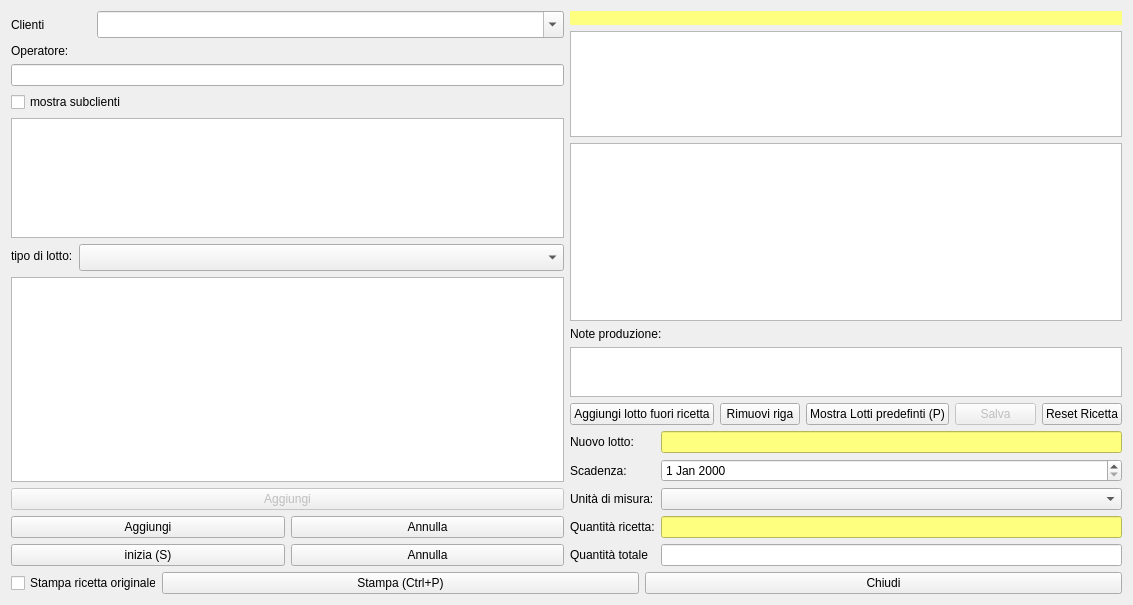
<?xml version="1.0" encoding="UTF-8"?>
<ui version="4.0">
 <class>HProduction</class>
 <widget class="QWidget" name="HProduction">
  <property name="windowModality">
   <enum>Qt::NonModal</enum>
  </property>
  <property name="enabled">
   <bool>true</bool>
  </property>
  <property name="geometry">
   <rect>
    <x>0</x>
    <y>0</y>
    <width>1133</width>
    <height>605</height>
   </rect>
  </property>
  <property name="windowTitle">
   <string>Produzione</string>
  </property>
  <property name="windowIcon">
   <iconset resource="icons.qrc">
    <normaloff>:/Resources/Gears.PNG</normaloff>:/Resources/Gears.PNG</iconset>
  </property>
  <layout class="QVBoxLayout" name="verticalLayout_6">
   <item>
    <layout class="QHBoxLayout" name="horizontalLayout_7">
     <item>
      <layout class="QVBoxLayout" name="verticalLayout">
       <item>
        <layout class="QHBoxLayout" name="horizontalLayout_6">
         <item>
          <widget class="QLabel" name="label_8">
           <property name="minimumSize">
            <size>
             <width>65</width>
             <height>0</height>
            </size>
           </property>
           <property name="maximumSize">
            <size>
             <width>80</width>
             <height>16777215</height>
            </size>
           </property>
           <property name="text">
            <string>Clienti</string>
           </property>
          </widget>
         </item>
         <item>
          <widget class="QComboBox" name="cbClienti">
           <property name="minimumSize">
            <size>
             <width>150</width>
             <height>0</height>
            </size>
           </property>
           <property name="font">
            <font>
             <pointsize>12</pointsize>
            </font>
           </property>
           <property name="editable">
            <bool>true</bool>
           </property>
           <property name="insertPolicy">
            <enum>QComboBox::NoInsert</enum>
           </property>
           <property name="modelColumn">
            <number>1</number>
           </property>
          </widget>
         </item>
        </layout>
       </item>
       <item>
        <widget class="QLabel" name="label">
         <property name="text">
          <string>Operatore:</string>
         </property>
        </widget>
       </item>
       <item>
        <widget class="QLineEdit" name="leOperatore">
         <property name="clearButtonEnabled">
          <bool>true</bool>
         </property>
        </widget>
       </item>
       <item>
        <widget class="QCheckBox" name="checkBox">
         <property name="text">
          <string>mostra subclienti</string>
         </property>
        </widget>
       </item>
       <item>
        <widget class="QListView" name="lvSubclienti">
         <property name="maximumSize">
          <size>
           <width>16777215</width>
           <height>120</height>
          </size>
         </property>
         <property name="font">
          <font>
           <pointsize>12</pointsize>
          </font>
         </property>
        </widget>
       </item>
       <item>
        <layout class="QFormLayout" name="formLayout_3">
         <item row="0" column="0">
          <widget class="QLabel" name="label_6">
           <property name="text">
            <string>tipo di lotto:</string>
           </property>
          </widget>
         </item>
         <item row="0" column="1">
          <widget class="QComboBox" name="cbTipoLotto">
           <property name="font">
            <font>
             <pointsize>12</pointsize>
            </font>
           </property>
          </widget>
         </item>
        </layout>
       </item>
       <item>
        <widget class="QListView" name="lvRicette">
         <property name="maximumSize">
          <size>
           <width>16777215</width>
           <height>16777215</height>
          </size>
         </property>
         <property name="font">
          <font>
           <pointsize>12</pointsize>
          </font>
         </property>
         <property name="selectionBehavior">
          <enum>QAbstractItemView::SelectRows</enum>
         </property>
        </widget>
       </item>
       <item>
        <layout class="QHBoxLayout" name="horizontalLayout_8"/>
       </item>
       <item>
        <layout class="QHBoxLayout" name="horizontalLayout_3">
         <item>
          <widget class="QPushButton" name="pushButton">
           <property name="enabled">
            <bool>false</bool>
           </property>
           <property name="text">
            <string>Aggiungi</string>
           </property>
           <property name="icon">
            <iconset resource="icons.qrc">
             <normaloff>:/Resources/Plus.PNG</normaloff>:/Resources/Plus.PNG</iconset>
           </property>
           <property name="iconSize">
            <size>
             <width>32</width>
             <height>32</height>
            </size>
           </property>
          </widget>
         </item>
        </layout>
       </item>
       <item>
        <layout class="QVBoxLayout" name="verticalLayout_2">
         <item>
          <layout class="QFormLayout" name="formLayout_2"/>
         </item>
         <item>
          <layout class="QHBoxLayout" name="horizontalLayout_4">
           <item>
            <widget class="QPushButton" name="pbAddLottoFuoriRicetta">
             <property name="text">
              <string>Aggiungi</string>
             </property>
             <property name="icon">
              <iconset resource="icons.qrc">
               <normaloff>:/Resources/Plus.PNG</normaloff>:/Resources/Plus.PNG</iconset>
             </property>
            </widget>
           </item>
           <item>
            <widget class="QPushButton" name="pbAnnulla">
             <property name="text">
              <string>Annulla</string>
             </property>
             <property name="icon">
              <iconset resource="icons.qrc">
               <normaloff>:/Resources/Counterclockwise-arrow64.png</normaloff>:/Resources/Counterclockwise-arrow64.png</iconset>
             </property>
            </widget>
           </item>
          </layout>
         </item>
        </layout>
       </item>
       <item>
        <layout class="QHBoxLayout" name="horizontalLayout_5">
         <item>
          <widget class="QPushButton" name="pushButton_5">
           <property name="minimumSize">
            <size>
             <width>130</width>
             <height>0</height>
            </size>
           </property>
           <property name="text">
            <string>inizia (S)</string>
           </property>
           <property name="icon">
            <iconset resource="icons.qrc">
             <normaloff>:/Resources/Play64.png</normaloff>:/Resources/Play64.png</iconset>
           </property>
           <property name="iconSize">
            <size>
             <width>32</width>
             <height>32</height>
            </size>
           </property>
           <property name="shortcut">
            <string>S</string>
           </property>
          </widget>
         </item>
         <item>
          <widget class="QPushButton" name="pushButton_6">
           <property name="minimumSize">
            <size>
             <width>130</width>
             <height>0</height>
            </size>
           </property>
           <property name="text">
            <string>Annulla</string>
           </property>
           <property name="icon">
            <iconset resource="icons.qrc">
             <normaloff>:/Resources/Banned-Sign.PNG</normaloff>:/Resources/Banned-Sign.PNG</iconset>
           </property>
           <property name="iconSize">
            <size>
             <width>32</width>
             <height>32</height>
            </size>
           </property>
           <property name="shortcut">
            <string>A</string>
           </property>
          </widget>
         </item>
        </layout>
       </item>
      </layout>
     </item>
     <item>
      <layout class="QVBoxLayout" name="verticalLayout_5">
       <item>
        <widget class="QLabel" name="lbRicetta">
         <property name="styleSheet">
          <string notr="true">background-color: rgb(255, 255, 127);</string>
         </property>
         <property name="text">
          <string/>
         </property>
        </widget>
       </item>
       <item>
        <widget class="QTextBrowser" name="textBrowser">
         <property name="maximumSize">
          <size>
           <width>16777215</width>
           <height>120</height>
          </size>
         </property>
         <property name="font">
          <font>
           <pointsize>10</pointsize>
          </font>
         </property>
        </widget>
       </item>
       <item>
        <widget class="QTableView" name="tableView">
         <property name="enabled">
          <bool>true</bool>
         </property>
         <property name="font">
          <font>
           <pointsize>10</pointsize>
          </font>
         </property>
         <property name="autoScroll">
          <bool>false</bool>
         </property>
         <property name="editTriggers">
          <set>QAbstractItemView::NoEditTriggers</set>
         </property>
         <property name="alternatingRowColors">
          <bool>true</bool>
         </property>
         <property name="selectionMode">
          <enum>QAbstractItemView::SingleSelection</enum>
         </property>
         <property name="selectionBehavior">
          <enum>QAbstractItemView::SelectRows</enum>
         </property>
         <attribute name="horizontalHeaderCascadingSectionResizes">
          <bool>false</bool>
         </attribute>
         <attribute name="horizontalHeaderDefaultSectionSize">
          <number>100</number>
         </attribute>
         <attribute name="horizontalHeaderHighlightSections">
          <bool>false</bool>
         </attribute>
         <attribute name="horizontalHeaderShowSortIndicator" stdset="0">
          <bool>false</bool>
         </attribute>
         <attribute name="horizontalHeaderStretchLastSection">
          <bool>true</bool>
         </attribute>
         <attribute name="verticalHeaderVisible">
          <bool>false</bool>
         </attribute>
        </widget>
       </item>
       <item>
        <layout class="QVBoxLayout" name="verticalLayout_3">
         <item>
          <widget class="QLabel" name="label_10">
           <property name="maximumSize">
            <size>
             <width>16777215</width>
             <height>30</height>
            </size>
           </property>
           <property name="text">
            <string>Note produzione:</string>
           </property>
          </widget>
         </item>
         <item>
          <widget class="QPlainTextEdit" name="tNote">
           <property name="maximumSize">
            <size>
             <width>16777215</width>
             <height>50</height>
            </size>
           </property>
           <property name="font">
            <font>
             <pointsize>10</pointsize>
            </font>
           </property>
          </widget>
         </item>
        </layout>
       </item>
       <item>
        <layout class="QHBoxLayout" name="horizontalLayout">
         <item>
          <widget class="QPushButton" name="pushButton_7">
           <property name="text">
            <string>Aggiungi lotto fuori ricetta</string>
           </property>
           <property name="icon">
            <iconset resource="icons.qrc">
             <normaloff>:/Resources/Download.PNG</normaloff>:/Resources/Download.PNG</iconset>
           </property>
           <property name="iconSize">
            <size>
             <width>32</width>
             <height>32</height>
            </size>
           </property>
           <property name="checkable">
            <bool>false</bool>
           </property>
          </widget>
         </item>
         <item>
          <widget class="QPushButton" name="pushButton_2">
           <property name="text">
            <string>Rimuovi riga</string>
           </property>
           <property name="icon">
            <iconset resource="icons.qrc">
             <normaloff>:/Resources/Minus.PNG</normaloff>:/Resources/Minus.PNG</iconset>
           </property>
           <property name="iconSize">
            <size>
             <width>32</width>
             <height>32</height>
            </size>
           </property>
          </widget>
         </item>
         <item>
          <widget class="QPushButton" name="pbPreferredLots">
           <property name="text">
            <string>Mostra Lotti predefinti (P)</string>
           </property>
           <property name="icon">
            <iconset resource="icons.qrc">
             <normaloff>:/Resources/Center64.png</normaloff>:/Resources/Center64.png</iconset>
           </property>
           <property name="iconSize">
            <size>
             <width>32</width>
             <height>32</height>
            </size>
           </property>
           <property name="shortcut">
            <string>P</string>
           </property>
          </widget>
         </item>
         <item>
          <widget class="QPushButton" name="pushButton_3">
           <property name="enabled">
            <bool>false</bool>
           </property>
           <property name="text">
            <string>Salva</string>
           </property>
           <property name="icon">
            <iconset resource="icons.qrc">
             <normaloff>:/Resources/save-icon.png</normaloff>:/Resources/save-icon.png</iconset>
           </property>
           <property name="iconSize">
            <size>
             <width>32</width>
             <height>32</height>
            </size>
           </property>
          </widget>
         </item>
         <item>
          <widget class="QPushButton" name="pushButton_11">
           <property name="text">
            <string>Reset Ricetta</string>
           </property>
           <property name="icon">
            <iconset resource="icons.qrc">
             <normaloff>:/Resources/Arrow-Left.PNG</normaloff>:/Resources/Arrow-Left.PNG</iconset>
           </property>
           <property name="iconSize">
            <size>
             <width>32</width>
             <height>32</height>
            </size>
           </property>
          </widget>
         </item>
        </layout>
       </item>
       <item>
        <layout class="QGridLayout" name="gridLayout">
         <item row="4" column="0">
          <widget class="QLabel" name="label_3">
           <property name="text">
            <string>Quantità totale</string>
           </property>
          </widget>
         </item>
         <item row="0" column="0">
          <widget class="QLabel" name="label_5">
           <property name="text">
            <string>Nuovo lotto:</string>
           </property>
          </widget>
         </item>
         <item row="0" column="1">
          <widget class="QLineEdit" name="leNuovoLot">
           <property name="styleSheet">
            <string notr="true">background-color: rgb(255, 255, 127);</string>
           </property>
           <property name="readOnly">
            <bool>true</bool>
           </property>
          </widget>
         </item>
         <item row="3" column="1">
          <widget class="QLineEdit" name="leQuaRic">
           <property name="enabled">
            <bool>true</bool>
           </property>
           <property name="styleSheet">
            <string notr="true">background-color: rgb(255, 255, 127);</string>
           </property>
           <property name="readOnly">
            <bool>true</bool>
           </property>
          </widget>
         </item>
         <item row="1" column="0">
          <widget class="QLabel" name="label_9">
           <property name="text">
            <string>Scadenza:</string>
           </property>
          </widget>
         </item>
         <item row="1" column="1">
          <widget class="QDateEdit" name="dateEdit"/>
         </item>
         <item row="2" column="0">
          <widget class="QLabel" name="label_7">
           <property name="text">
            <string>Unità di misura:</string>
           </property>
          </widget>
         </item>
         <item row="2" column="1">
          <widget class="QComboBox" name="cbUm"/>
         </item>
         <item row="3" column="0">
          <widget class="QLabel" name="label_11">
           <property name="text">
            <string>Quantità ricetta:</string>
           </property>
          </widget>
         </item>
         <item row="4" column="1">
          <widget class="QLineEdit" name="leQtyTotal">
           <property name="clearButtonEnabled">
            <bool>true</bool>
           </property>
          </widget>
         </item>
        </layout>
       </item>
       <item>
        <layout class="QVBoxLayout" name="verticalLayout_4"/>
       </item>
      </layout>
     </item>
    </layout>
   </item>
   <item>
    <layout class="QHBoxLayout" name="horizontalLayout_2">
     <item>
      <widget class="QCheckBox" name="checkBox_2">
       <property name="minimumSize">
        <size>
         <width>145</width>
         <height>0</height>
        </size>
       </property>
       <property name="maximumSize">
        <size>
         <width>145</width>
         <height>16777215</height>
        </size>
       </property>
       <property name="text">
        <string>Stampa ricetta originale</string>
       </property>
      </widget>
     </item>
     <item>
      <widget class="QPushButton" name="pushButton_10">
       <property name="enabled">
        <bool>true</bool>
       </property>
       <property name="text">
        <string>Stampa (Ctrl+P)</string>
       </property>
       <property name="icon">
        <iconset resource="icons.qrc">
         <normaloff>:/Resources/Printer-icon.png</normaloff>:/Resources/Printer-icon.png</iconset>
       </property>
       <property name="iconSize">
        <size>
         <width>32</width>
         <height>32</height>
        </size>
       </property>
       <property name="shortcut">
        <string>Ctrl+P</string>
       </property>
      </widget>
     </item>
     <item>
      <widget class="QPushButton" name="pushButton_4">
       <property name="text">
        <string>Chiudi</string>
       </property>
       <property name="icon">
        <iconset resource="icons.qrc">
         <normaloff>:/Resources/Actions-window-close-icon.png</normaloff>:/Resources/Actions-window-close-icon.png</iconset>
       </property>
       <property name="iconSize">
        <size>
         <width>32</width>
         <height>32</height>
        </size>
       </property>
      </widget>
     </item>
    </layout>
   </item>
  </layout>
 </widget>
 <tabstops>
  <tabstop>pushButton</tabstop>
  <tabstop>checkBox</tabstop>
  <tabstop>pbAnnulla</tabstop>
  <tabstop>pushButton_5</tabstop>
  <tabstop>pushButton_6</tabstop>
  <tabstop>leQtyTotal</tabstop>
  <tabstop>cbTipoLotto</tabstop>
  <tabstop>tableView</tabstop>
  <tabstop>pushButton_7</tabstop>
  <tabstop>tNote</tabstop>
  <tabstop>leNuovoLot</tabstop>
  <tabstop>leQuaRic</tabstop>
  <tabstop>dateEdit</tabstop>
  <tabstop>cbUm</tabstop>
  <tabstop>lvSubclienti</tabstop>
  <tabstop>cbClienti</tabstop>
  <tabstop>leOperatore</tabstop>
  <tabstop>pushButton_4</tabstop>
  <tabstop>textBrowser</tabstop>
  <tabstop>pbAddLottoFuoriRicetta</tabstop>
  <tabstop>lvRicette</tabstop>
 </tabstops>
 <resources>
  <include location="icons.qrc"/>
 </resources>
 <connections/>
</ui>
